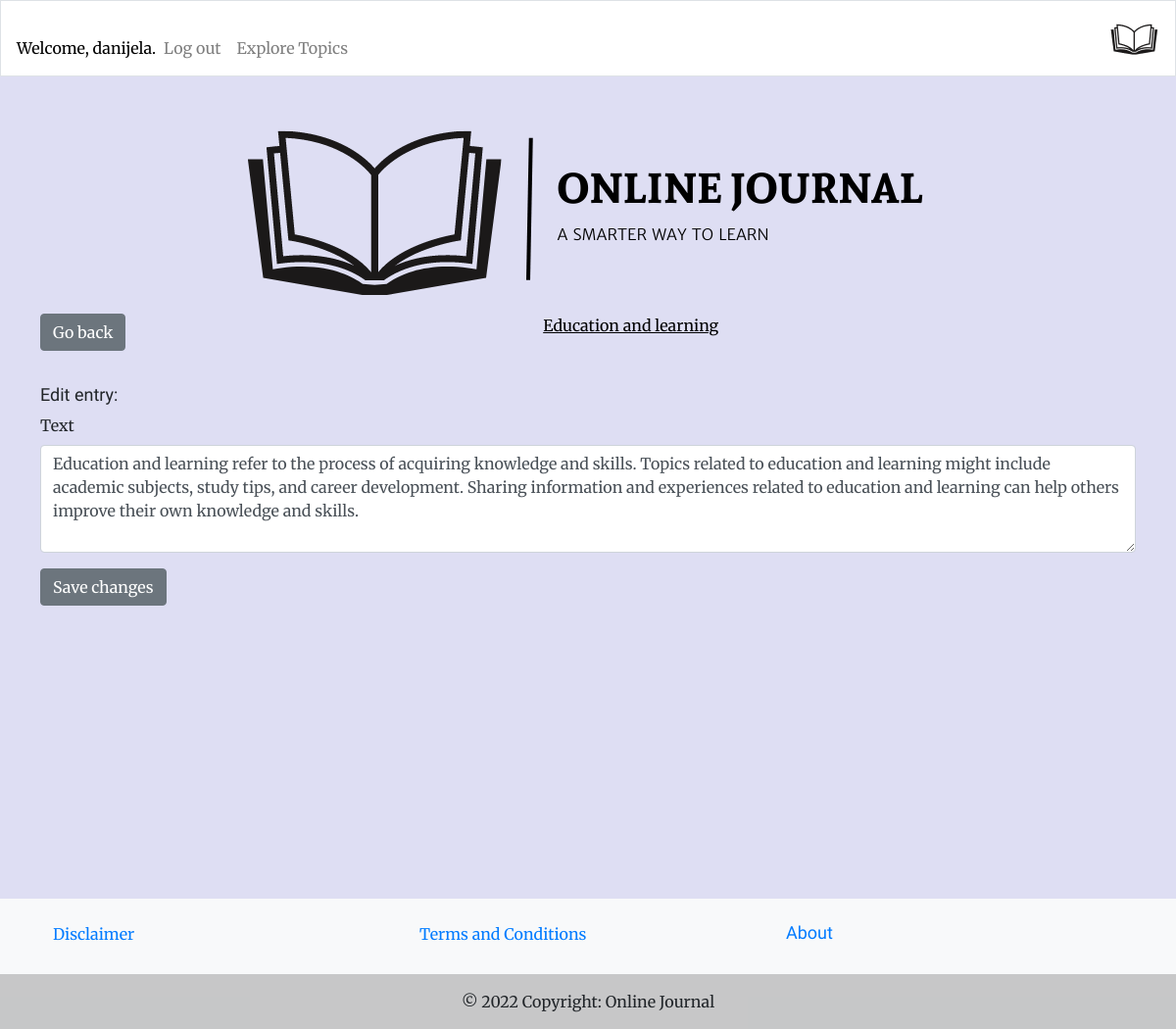
The page /edit_entry/17/ (signed in) on the database its author committed.
### learning_logs/models.py (models this page shows, shortened)
class Topic(models.Model):
    text = models.CharField(max_length=200)
    date_added = models.DateTimeField(auto_now_add=True)
    def __str__(self):
        return self.text

class Entry(models.Model):
    topic = models.ForeignKey(Topic, on_delete=models.CASCADE)
    text = models.TextField()
    date_added = models.DateTimeField(auto_now_add=True)

### learning_logs/views.py (the view)
# urls.py: path('edit_entry/<int:entry_id>/', views.edit_entry, name='edit_entry'),
@login_required
def edit_entry(request, entry_id):
    entry = get_object_or_404(Entry, id=entry_id)
    topic = entry.topic
    if request.method != 'POST':
        form = EntryModelForm(instance=entry)
    else:
        form = EntryModelForm(instance=entry, data=request.POST)
        if form.is_valid():
            form.save()
            return redirect('learning_logs:topic', topic_id=topic.id)
    context = {'entry': entry, 'topic': topic, 'form': form}
    return render(request, 'learning_logs/edit_entry.html', context)

### learning_logs/models.py
class EntryModelForm(forms.ModelForm):
    text = forms.CharField(
        widget=forms.Textarea(attrs={'class': 'form-control', 'rows': 4}),
        validators=[non_numeric, validate_length]
    )
    class Meta:
        model = Entry
        fields = ['text']

### learning_logs/templates/learning_logs/edit_entry.html (shortened to what this page needs)
{% extends "learning_logs/base.html" %}
{% load bootstrap4 %}
{% block content %}
<a class="btn btn-secondary go-back" href="javascript:history.back()">Go back</a>
  <p id="topic-name">
    <a class="topic-on-hand topic-edit" href="{% url 'learning_logs:topic' topic.id %}">{{ topic }}</a>
  </p>
  <h3>Edit entry:</h3>
  <form action="{% url 'learning_logs:edit_entry' entry.id %}" method='post'>
    {% bootstrap_form form %}
    <button name="submit" class="btn btn-secondary">Save changes</button>
  </form>
{% endblock content %}

### learning_logs/templates/learning_logs/base.html (shortened to what this page needs)
<!DOCTYPE html>
{% load bootstrap4 %}
{% load static %}
<html lang="en">
<head>
  {% block css %}
  <link rel="stylesheet" href="https://cdn.jsdelivr.net/npm/bootstrap@4.6.2/dist/css/bootstrap.min.css"
>
  {% endblock %}
  <link rel="stylesheet" href='{% static "css/styles.css" %}' type="text/css">
</head>
<body>
  <nav class="navbar navbar-expand-md mb-4 border navbar-light">
    <div class="collapse navbar-collapse" id="navbarTogglerDemo01">
      <ul class="navbar-nav">
        {% if user.is_authenticated %}
        <li class="nav-item">
          <span class="navbar-text">Welcome, {{ user.username }}.</span>
        </li>
        <li class="nav-item">
          <a class="nav-link" href="{% url 'users:logout' %}">Log out</a>
        </li>
        {% else %}
        <li class="nav-item">
          <a class="nav-link" href="{% url 'users:login' %}">Log in</a></li>
        <li class="nav-item">
          <a class="nav-link" href="{% url 'users:register' %}">Register</a>
        {% endif %}
      </ul>
      <ul class="navbar-nav">
        <li class="nav-item">
          <a class="nav-link" href="{% url 'learning_logs:topics'%}">
            Explore Topics</a></li>
      </ul>
    </div>
    <a class="navbar-brand mx-auto" href="{% url 'learning_logs:index'%}">
      <img src="{% static 'images/navbar-logo.png' %}" alt="Logo">
      </a>
  </nav>
  {% include 'learning_logs/includes/messages.html' %}
  <main role="main" class="container">
    <div class="container-md">
      <img class="logo-img" src="{% static 'images/logo.png' %}" alt="Logo">
    </div>
    <div>
      {% block content %}{% endblock content%}
    </div>
  </main>
  {% include 'learning_logs/footer.html' %}
</body>
</html>

### learning_logs/static/css/styles.css (style rules this page uses)
h1, h2, h3, h4, h5, h6 { font-family: 'Sura', sans-serif; font-size: large; }
body { background-color: #dedef3; font-family: 'Merriweather', sans-serif; }
.navbar { background: white; }
.navbar-brand { color: rgb(255 255 255); text-transform: uppercase; }
.nav-item, .nav-link { color: black; }
.navbar-light .navbar-text { color: black!important; }
.topic-on-hand { text-decoration: underline; color: black; text-align: center; }
.btn-secondary.go-back { float: left!important; }
main.container { padding: 11px; margin-bottom: 18rem; }
ul { margin-top: 20px!important; }
.container-md { text-align: center; }
img { display: block !important; margin: auto !important; }
a.go-back { color: white; text-decoration: none; }
p#topic-name { margin-bottom: 3rem; text-align: center; }

### rows shown on the page
Topic: text "Education and learning"
Entry: text "Education and learning refer to the process of acquiring knowledge and skills. Topics related to education and learning might include academic subjects, study tips, and career development. Sharing information and experiences related to education and learning can help others improve their own knowledge and skills."

### other values the page prints
{{ user.username }} "danijela"
